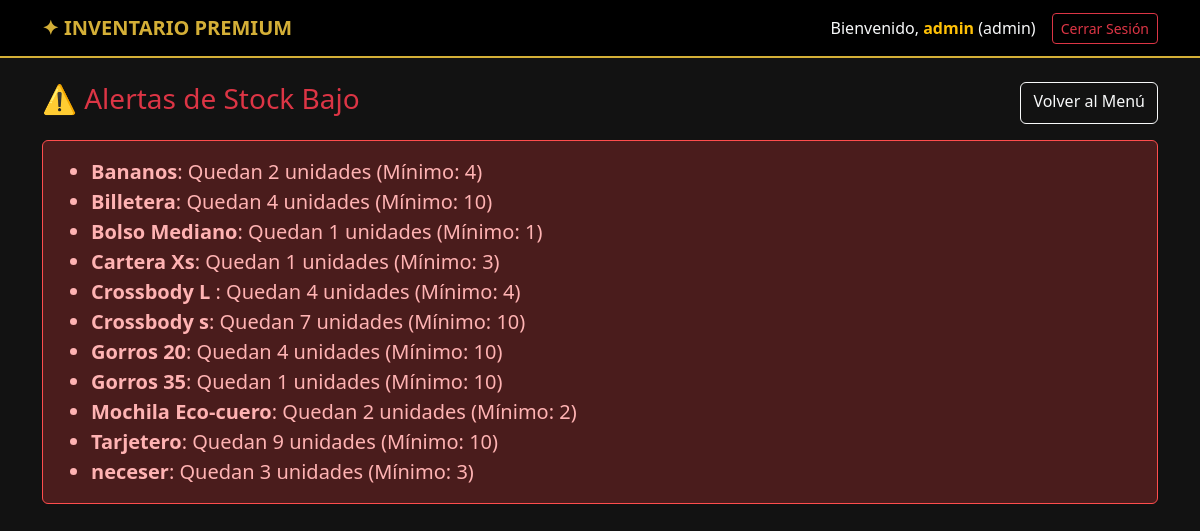
The app's page /alertas (signed in) with its own data.
### tables this page shows
CREATE TABLE productos (
        id INTEGER PRIMARY KEY AUTOINCREMENT,
        nombre TEXT NOT NULL,
        categoria TEXT,
        cantidad INTEGER DEFAULT 0,
        stock_minimo INTEGER DEFAULT 5,
        precio REAL DEFAULT 0,
        foto TEXT,
        fecha_actualizacion TEXT
    );

### app.py (the view)
@app.route('/alertas')
def alertas():
    if session.get('rol') != 'admin':
        return redirect(url_for('menu'))
    conn = get_db()
    productos = conn.execute("SELECT * FROM productos WHERE cantidad <= stock_minimo ORDER BY nombre").fetchall()
    conn.close()
    return render_template('alertas.html', productos=productos)

### app.py (called while the page is built)
def get_db():
    conn = sqlite3.connect('inventario_web.db')
    conn.row_factory = sqlite3.Row
    return conn

### templates/alertas.html
{% extends 'base.html' %}
{% block content %}
<div class="d-flex justify-content-between mb-3">
    <h3 class="text-danger">⚠️ Alertas de Stock Bajo</h3>
    <a href="/menu" class="btn btn-outline-light">Volver al Menú</a>
</div>
{% if productos %}
<div class="alert alert-danger">
    <ul class="mb-0 fs-5">
        {% for p in productos %}
        <li><strong>{{ p['nombre'] }}</strong>: Quedan {{ p['cantidad'] }} unidades (Mínimo: {{ p['stock_minimo'] }})</li>
        {% endfor %}
    </ul>
</div>
{% else %}
<div class="alert alert-success">¡Todo en orden! No hay productos con stock bajo.</div>
{% endif %}
{% endblock %}

### templates/base.html (style rules this page uses)
body { background-color: #121212; color: #e0e0e0; font-family: 'Segoe UI', Tahoma, Geneva, Verdana, sans-serif; }
.alert-danger { background-color: #4a1c1c; color: #ffb3b3; border-color: #ff4d4d; }

### records on screen
productos: nombre "Bananos", cantidad "2", stock_minimo "4"
productos: nombre "Billetera", cantidad "4", stock_minimo "10"
productos: nombre "Bolso Mediano", cantidad "1", stock_minimo "1"
productos: nombre "Cartera Xs", cantidad "1", stock_minimo "3"
productos: nombre "Crossbody L", cantidad "4", stock_minimo "4"
productos: nombre "Crossbody s", cantidad "7", stock_minimo "10"
productos: nombre "Gorros 20", cantidad "4", stock_minimo "10"
productos: nombre "Gorros 35", cantidad "1", stock_minimo "10"
productos: nombre "Mochila Eco-cuero", cantidad "2", stock_minimo "2"
productos: nombre "Tarjetero", cantidad "9", stock_minimo "10"
productos: nombre "neceser", cantidad "3", stock_minimo "3"

### other values on screen
{{ session['username'] }} "admin"
{{ session['rol'] }} "admin"
